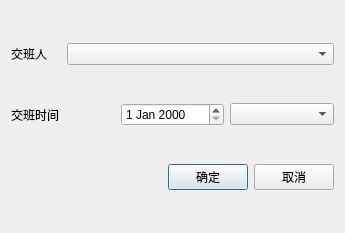
<?xml version="1.0" encoding="UTF-8"?>
<ui version="4.0">
 <class>SignOut</class>
 <widget class="QDialog" name="SignOut">
  <property name="geometry">
   <rect>
    <x>0</x>
    <y>0</y>
    <width>345</width>
    <height>233</height>
   </rect>
  </property>
  <property name="windowTitle">
   <string>交班</string>
  </property>
  <property name="windowIcon">
   <iconset resource="ihandover.qrc">
    <normaloff>:/images/signout.png</normaloff>:/images/signout.png</iconset>
  </property>
  <layout class="QVBoxLayout" name="verticalLayout">
   <item>
    <layout class="QHBoxLayout" name="horizontalLayout">
     <item>
      <widget class="QLabel" name="signoutperson">
       <property name="maximumSize">
        <size>
         <width>50</width>
         <height>16777215</height>
        </size>
       </property>
       <property name="text">
        <string>交班人</string>
       </property>
      </widget>
     </item>
     <item>
      <widget class="QComboBox" name="signoutname"/>
     </item>
    </layout>
   </item>
   <item>
    <layout class="QHBoxLayout" name="horizontalLayout_2">
     <item>
      <widget class="QLabel" name="signouttime">
       <property name="text">
        <string>交班时间</string>
       </property>
      </widget>
     </item>
     <item>
      <widget class="QDateEdit" name="signoutTime_QDateEdit"/>
     </item>
     <item>
      <widget class="QComboBox" name="signout_shift"/>
     </item>
    </layout>
   </item>
   <item>
    <layout class="QHBoxLayout" name="horizontalLayout_3">
     <item>
      <spacer>
       <property name="orientation">
        <enum>Qt::Horizontal</enum>
       </property>
       <property name="sizeHint" stdset="0">
        <size>
         <width>40</width>
         <height>20</height>
        </size>
       </property>
      </spacer>
     </item>
     <item>
      <widget class="QPushButton" name="okButton">
       <property name="text">
        <string>确定</string>
       </property>
      </widget>
     </item>
     <item>
      <widget class="QPushButton" name="cancelButton">
       <property name="text">
        <string>取消</string>
       </property>
      </widget>
     </item>
    </layout>
   </item>
  </layout>
 </widget>
 <resources>
  <include location="ihandover.qrc"/>
 </resources>
 <connections>
  <connection>
   <sender>okButton</sender>
   <signal>clicked()</signal>
   <receiver>SignOut</receiver>
   <slot>accept()</slot>
   <hints>
    <hint type="sourcelabel">
     <x>278</x>
     <y>253</y>
    </hint>
    <hint type="destinationlabel">
     <x>96</x>
     <y>254</y>
    </hint>
   </hints>
  </connection>
  <connection>
   <sender>cancelButton</sender>
   <signal>clicked()</signal>
   <receiver>SignOut</receiver>
   <slot>reject()</slot>
   <hints>
    <hint type="sourcelabel">
     <x>369</x>
     <y>253</y>
    </hint>
    <hint type="destinationlabel">
     <x>179</x>
     <y>282</y>
    </hint>
   </hints>
  </connection>
 </connections>
</ui>
